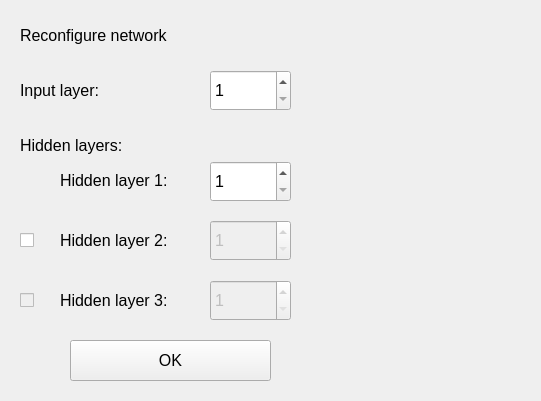
   <widget class="QWidget" name="rn_widget" native="true">
    <property name="geometry">
     <rect>
      <x>1810</x>
      <y>1100</y>
      <width>541</width>
      <height>401</height>
     </rect>
    </property>
    <widget class="QLabel" name="rn_hl3_label">
     <property name="geometry">
      <rect>
       <x>60</x>
       <y>280</y>
       <width>161</width>
       <height>41</height>
      </rect>
     </property>
     <property name="font">
      <font>
       <pointsize>12</pointsize>
      </font>
     </property>
     <property name="text">
      <string>Hidden layer 3:</string>
     </property>
    </widget>
    <widget class="QLabel" name="rn_hl1_label">
     <property name="geometry">
      <rect>
       <x>60</x>
       <y>160</y>
       <width>161</width>
       <height>41</height>
      </rect>
     </property>
     <property name="font">
      <font>
       <pointsize>12</pointsize>
      </font>
     </property>
     <property name="text">
      <string>Hidden layer 1:</string>
     </property>
    </widget>
    <widget class="QSpinBox" name="rn_il_neurons_sb">
     <property name="geometry">
      <rect>
       <x>210</x>
       <y>70</y>
       <width>81</width>
       <height>41</height>
      </rect>
     </property>
     <property name="font">
      <font>
       <pointsize>12</pointsize>
      </font>
     </property>
     <property name="minimum">
      <number>1</number>
     </property>
     <property name="maximum">
      <number>5000</number>
     </property>
    </widget>
    <widget class="QCheckBox" name="rn_with_hl2">
     <property name="geometry">
      <rect>
       <x>20</x>
       <y>220</y>
       <width>41</width>
       <height>41</height>
      </rect>
     </property>
     <property name="text">
      <string/>
     </property>
    </widget>
    <widget class="QLabel" name="rn_hl2_label">
     <property name="geometry">
      <rect>
       <x>60</x>
       <y>220</y>
       <width>161</width>
       <height>41</height>
      </rect>
     </property>
     <property name="font">
      <font>
       <pointsize>12</pointsize>
      </font>
     </property>
     <property name="text">
      <string>Hidden layer 2:</string>
     </property>
    </widget>
    <widget class="QSpinBox" name="rn_hl1_neurons">
     <property name="geometry">
      <rect>
       <x>210</x>
       <y>161</y>
       <width>81</width>
       <height>41</height>
      </rect>
     </property>
     <property name="font">
      <font>
       <pointsize>12</pointsize>
      </font>
     </property>
     <property name="minimum">
      <number>1</number>
     </property>
     <property name="maximum">
      <number>5000</number>
     </property>
    </widget>
    <widget class="QSpinBox" name="rn_hl2_neurons">
     <property name="enabled">
      <bool>false</bool>
     </property>
     <property name="geometry">
      <rect>
       <x>210</x>
       <y>220</y>
       <width>81</width>
       <height>41</height>
      </rect>
     </property>
     <property name="font">
      <font>
       <pointsize>12</pointsize>
      </font>
     </property>
     <property name="minimum">
      <number>1</number>
     </property>
     <property name="maximum">
      <number>5000</number>
     </property>
    </widget>
    <widget class="QLabel" name="rn_hl_title_label">
     <property name="geometry">
      <rect>
       <x>20</x>
       <y>130</y>
       <width>141</width>
       <height>31</height>
      </rect>
     </property>
     <property name="font">
      <font>
       <pointsize>12</pointsize>
      </font>
     </property>
     <property name="text">
      <string>Hidden layers:</string>
     </property>
    </widget>
    <widget class="QSpinBox" name="rn_hl3_neurons">
     <property name="enabled">
      <bool>false</bool>
     </property>
     <property name="geometry">
      <rect>
       <x>210</x>
       <y>280</y>
       <width>81</width>
       <height>41</height>
      </rect>
     </property>
     <property name="font">
      <font>
       <pointsize>12</pointsize>
      </font>
     </property>
     <property name="minimum">
      <number>1</number>
     </property>
     <property name="maximum">
      <number>5000</number>
     </property>
    </widget>
    <widget class="QCheckBox" name="rn_with_hl3">
     <property name="enabled">
      <bool>false</bool>
     </property>
     <property name="geometry">
      <rect>
       <x>20</x>
       <y>280</y>
       <width>41</width>
       <height>41</height>
      </rect>
     </property>
     <property name="text">
      <string/>
     </property>
    </widget>
    <widget class="QLabel" name="rn_il_label">
     <property name="geometry">
      <rect>
       <x>20</x>
       <y>70</y>
       <width>151</width>
       <height>41</height>
      </rect>
     </property>
     <property name="font">
      <font>
       <pointsize>12</pointsize>
      </font>
     </property>
     <property name="text">
      <string>Input layer:</string>
     </property>
    </widget>
    <widget class="QPushButton" name="rn_ok_button">
     <property name="geometry">
      <rect>
       <x>70</x>
       <y>340</y>
       <width>201</width>
       <height>41</height>
      </rect>
     </property>
     <property name="font">
      <font>
       <pointsize>12</pointsize>
      </font>
     </property>
     <property name="text">
      <string>OK</string>
     </property>
    </widget>
    <widget class="QLabel" name="reconfigure_network_label">
     <property name="geometry">
      <rect>
       <x>20</x>
       <y>20</y>
       <width>271</width>
       <height>31</height>
      </rect>
     </property>
     <property name="font">
      <font>
       <pointsize>12</pointsize>
      </font>
     </property>
     <property name="text">
      <string>Reconfigure network</string>
     </property>
    </widget>
   </widget>
